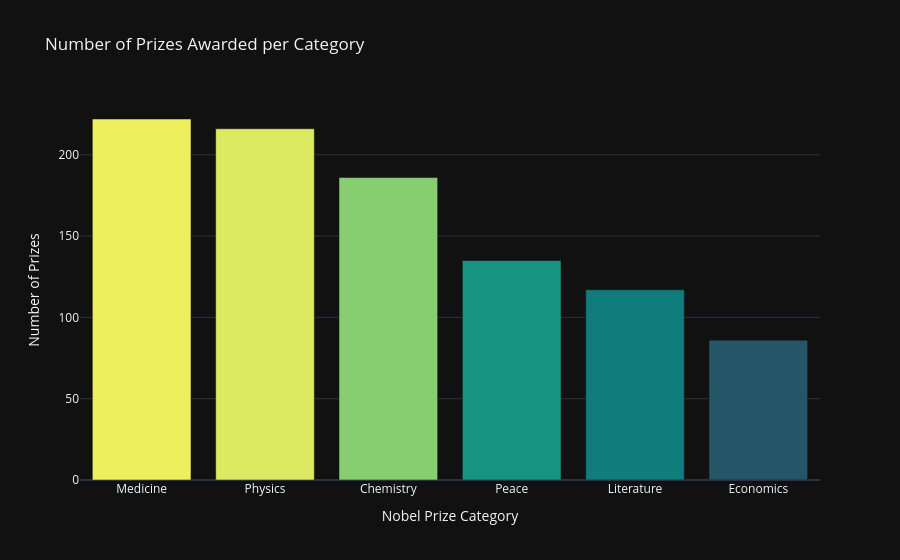

Write notebook code for a chart like this one.
### Code cell
prizes_per_category = df_data.category.value_counts()
v_bar = px.bar(
        x = prizes_per_category.index,
        y = prizes_per_category.values,
        color = prizes_per_category.values,
        color_continuous_scale='Aggrnyl',
        title='Number of Prizes Awarded per Category')

v_bar.update_layout(xaxis_title='Nobel Prize Category', 
                    coloraxis_showscale=False,
                    yaxis_title='Number of Prizes')
v_bar.show()

### Figure 1 — Plotly figure (JSON) as saved in the notebook; plotly's stock layout.template omitted (floating-point values rounded to 4 significant figures)
{"data": [{"hovertemplate": "x=%{x}<br>y=%{y}<br>color=%{marker.color}<extra></extra>", "legendgroup": "", "marker": {"color": [222, 216, 186, 135, 117, 86], "coloraxis": "coloraxis", "pattern": {"shape": ""}}, "name": "", "orientation": "v", "showlegend": false, "textposition": "auto", "x": ["Medicine", "Physics", "Chemistry", "Peace", "Literature", "Economics"], "xaxis": "x", "y": [222, 216, 186, 135, 117, 86], "yaxis": "y", "type": "bar"}], "layout": {"xaxis": {"anchor": "y", "domain": [0.0, 1.0], "title": {"text": "Nobel Prize Category"}}, "yaxis": {"anchor": "x", "domain": [0.0, 1.0], "title": {"text": "Number of Prizes"}}, "coloraxis": {"colorbar": {"title": {"text": "color"}}, "colorscale": [[0.0, "rgb(36, 86, 104)"], [0.1667, "rgb(15, 114, 121)"], [0.3333, "rgb(13, 143, 129)"], [0.5, "rgb(57, 171, 126)"], [0.6667, "rgb(110, 197, 116)"], [0.8333, "rgb(169, 220, 103)"], [1.0, "rgb(237, 239, 93)"]], "autocolorscale": false, "showscale": false}, "legend": {"tracegroupgap": 0}, "title": {"text": "Number of Prizes Awarded per Category"}, "barmode": "relative"}}
